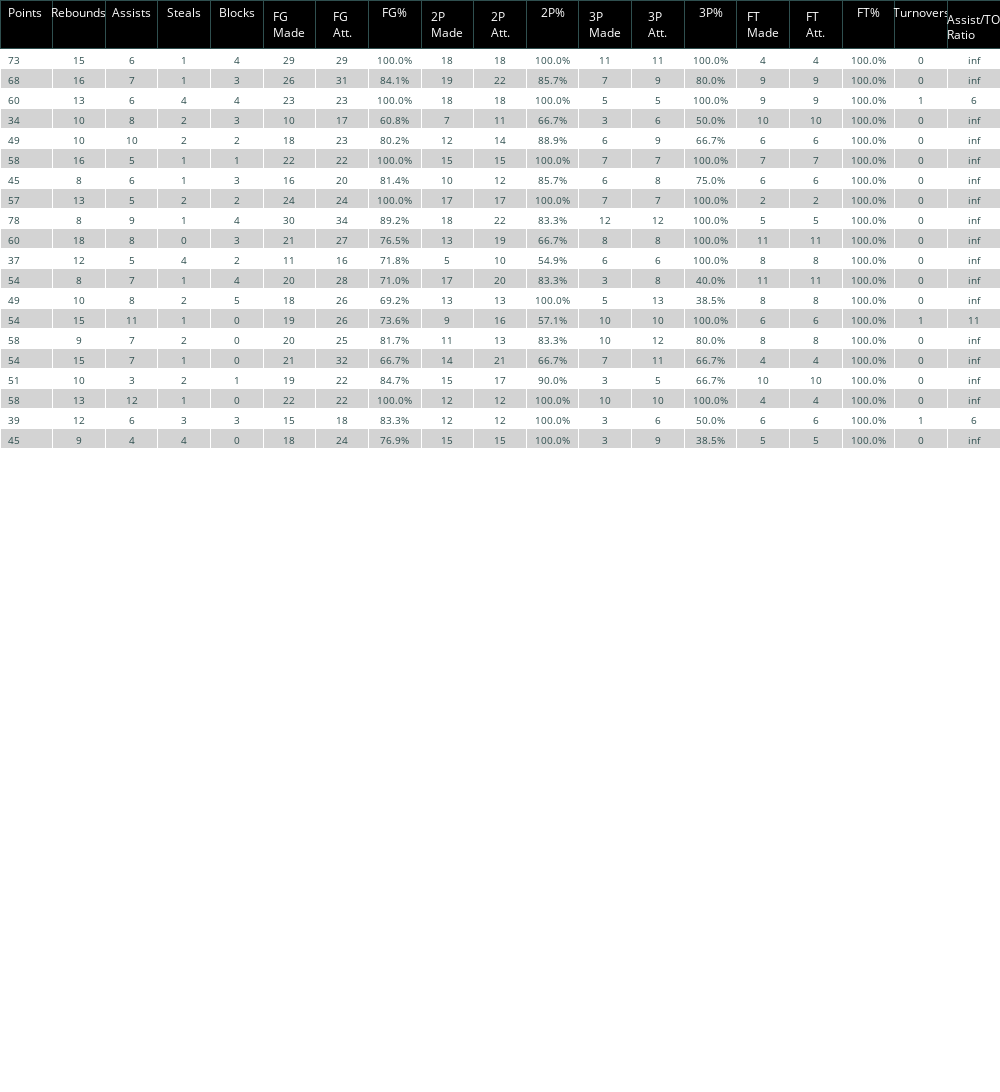

Notebook code cell kept with this figure:
### Markdown cell above
# Table with more measures:

### Code cell
data = create_output_table(data=df_raw_box_score, full=True)

for col_name, col_values in data.items():
    if col_name in ['FG%', '2P%', '3P%', 'FT%']:
        data[col_name] = col_values * 100
        data[col_name] = data[col_name].map('{:,.1f}%'.format)
    else:
        data[col_name] = data[col_name].map('{:,.0f}'.format)

create_plotly_table(data=data, name='full_output', title='All Box Score Statistics from 20 Games')

### Figure 1 — Plotly figure (JSON) as saved in the notebook; plotly's stock layout.template omitted (floating-point values rounded to 4 significant figures; data arrays with more than 128 entries replaced by an {"elided": "..."} marker saying what was removed)
{"data": [{"cells": {"align": ["left", "center"], "fill": {"color": {"elided": "1x300 str values"}}, "font": {"color": "darkslategray", "size": 10}, "values": {"elided": "19x20 str values"}}, "columnorder": [1, 2, 3, 4, 5, 6, 7, 8, 9, 10, 11, 12, 13, 14, 15, 16, 17, 18, 19], "columnwidth": [50, 50, 50, 50, 50, 50, 50, 50, 50, 50, 50, 50, 50, 50, 50, 50, 50, 50, 50], "header": {"align": ["left", "center"], "fill": {"color": "black"}, "font": {"color": "white", "size": 12}, "line": {"color": "darkslategray"}, "values": ["Points", "Rebounds", "Assists", "Steals", "Blocks", "FG Made", "FG Att.", "FG%", "2P Made", "2P Att.", "2P%", "3P Made", "3P Att.", "3P%", "FT Made", "FT Att.", "FT%", "Turnovers", "Assist/TO Ratio"]}, "type": "table"}], "layout": {"autosize": false, "height": 1600, "margin": {"b": 0, "l": 0, "r": 0, "t": 0}, "title": {"text": "All Box Score Statistics from 20 Games"}, "width": 1000}}
